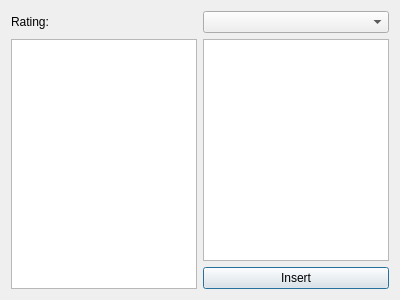
<?xml version="1.0" encoding="UTF-8"?>
<ui version="4.0">
 <class>DialogProtoPipeForm</class>
 <widget class="QDialog" name="Dialog">
  <property name="geometry">
   <rect>
    <x>0</x>
    <y>0</y>
    <width>400</width>
    <height>300</height>
   </rect>
  </property>
  <property name="windowTitle">
   <string>Dialog</string>
  </property>
  <layout class="QGridLayout" name="gridLayout">
   <item row="0" column="0">
    <widget class="QLabel" name="currentRatingLab">
     <property name="text">
      <string>Rating: </string>
     </property>
    </widget>
   </item>
   <item row="0" column="1">
    <widget class="QComboBox" name="combo"/>
   </item>
   <item row="1" column="0" rowspan="2">
    <widget class="QListWidget" name="sizeList"/>
   </item>
   <item row="1" column="1">
    <widget class="QListWidget" name="ratingList"/>
   </item>
   <item row="2" column="1">
    <widget class="QPushButton" name="btn1">
     <property name="text">
      <string>Insert</string>
     </property>
    </widget>
   </item>
  </layout>
 </widget>
 <resources/>
 <connections/>
</ui>
